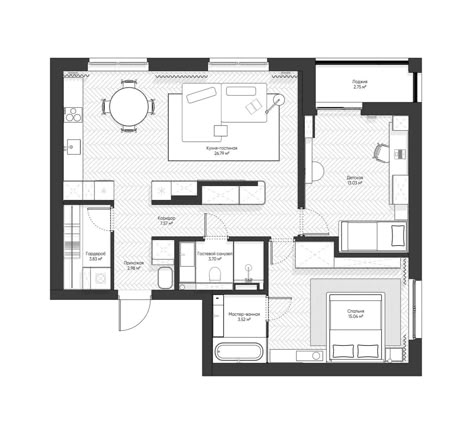
#> input picture data/planes/1.jpg, 474 x 433 px; its folder holds only this picture in this run
$ python main.py
#> lines starting #> are read from the running program, lines starting #| are printed output that depends on the picture; after the words box and inside, x2 and y2 are one past the last pixel; in counts of white or black regions, pixels touching at a corner belong together
#> in extract_walls_from_image, image is the input picture: shape (433, 474); min 0, max 255, mean 229.3
### src/tools/extract_tools.py
import json
import os.path
from pathlib import Path

import cv2
import numpy as np
from paddleocr import PaddleOCR


def preprocess_floor_plan(
        image: np.ndarray,
        kernel_size: int = 3,
) -> tuple[list, np.ndarray, np.ndarray, list]:
    """
    Классические алгоритмы для нахождения контуров стен
    :param image: Изображению
    :param kernel_size: Размер ядра для морфологических операций
    :return: Результаты обработки и изображения
    """
#> called with kernel_size = 3
    # 0. Бинаризация и инвертирование изображения для выделения контуров стен
    _, binary = cv2.threshold(image.copy(), 220, 255, cv2.THRESH_OTSU + cv2.THRESH_BINARY_INV)
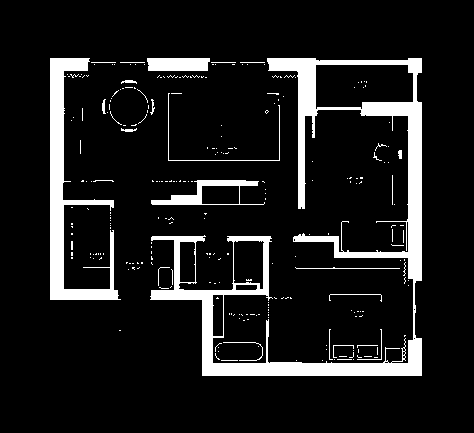
#> binary: shape (433, 474); 10.7% white; 263 white regions (239 under 20 px), largest, box (x1, y1, x2, y2) and area: (150, 58, 422, 376) 13649, (50, 58, 121, 300) 4820, (151, 180, 265, 205) 894

    # 1. Морфологические изменения для удаления тонких линий
    kernel = np.ones((kernel_size, kernel_size), np.uint8)
    processed = cv2.morphologyEx(binary, cv2.MORPH_OPEN, kernel, iterations=2)
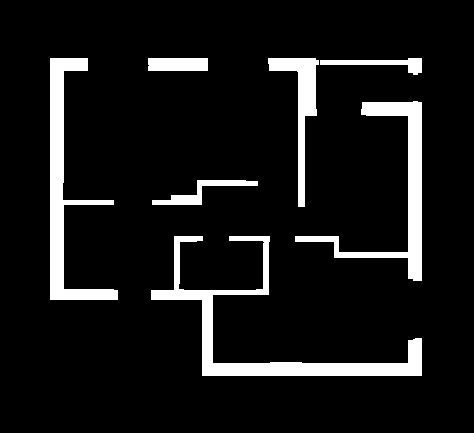
#> processed: shape (433, 474); 9% white; 7 white regions

    # 3. Находим контуры
    contours, _ = cv2.findContours(
        processed,
        cv2.RETR_LIST,
        cv2.CHAIN_APPROX_NONE
    )
#> contours = 7 contours; box (x1, y1, x2, y2) and area: (151, 236, 422, 376) 5188, (50, 58, 118, 300) 4142, (295, 101, 422, 281) 3541, (268, 58, 319, 207) 1890, (148, 58, 208, 71) 707, (152, 180, 258, 205) 676, (320, 58, 422, 75) 544

    filtered_contours = list()
    for contour in contours:
        filtered_contours.append(contour)
#> this loop made 7 passes
#> after the loop, filtered_contours has the same summary as contours

    # Дополнительно. Метод хороших углов Ши-Томаси
    corners = cv2.goodFeaturesToTrack(
        processed,
        maxCorners=100,
        qualityLevel=0.1,
        minDistance=1
    )
#> corners = 100 rows, first 8: [319, 64], [319, 60], [262, 242], [421, 375], [202, 375], [407, 362], [213, 362], [408, 340]

    return filtered_contours, binary, processed, corners


def hsv_to_bgr(
        h: int,
        s: int,
        v: int,
        h_range: int = 360,
        s_range: int = 100,
        v_range: int = 100
) -> tuple[int, int, int]:
    """
    Универсальная конвертация HSV в BGR

    :param h: значение Hue - цветовой тон
    :param s: значения Saturation - насыщенность
    :param v: значения Value - Яркость
    :param h_range: максимальное значение H (обычно 360)
    :param s_range: максимальное значение S (обычно 100)
    :param v_range: максимальное значение V (обычно 100)
    :return: кортеж (b, g, r)
    """
    # Нормализуем для OpenCV
    h_cv2 = int((h / h_range) * 180)
    s_cv2 = int((s / s_range) * 255)
    v_cv2 = int((v / v_range) * 255)

    # Конвертируем
    hsv_pixel = np.uint8([[[h_cv2, s_cv2, v_cv2]]])
    bgr_pixel = cv2.cvtColor(hsv_pixel, cv2.COLOR_HSV2BGR)

    b, g, r = bgr_pixel[0][0]
    return int(b), int(g), int(r)


def extract_walls_from_image(
        image_path: str,
        save_dir_path: str,
        ocr_flag: bool
) -> None:
    """
    Основная функция: загружает изображение, обрабатывает его и сохраняет изображения и JSON со стенами
    :param image_path: Путь к изображению плана
    :param save_dir_path: Директория для сохранения результатов
    :param ocr_flag: Флаг использования ocr
    :return:
    """
    image_name = Path(image_path).name.split(Path(image_path).suffix)[0]
    image = cv2.imread(image_path, cv2.IMREAD_GRAYSCALE)
    if image is None:
        print(f"Ошибка: не удалось загрузить изображение {image_path}")
        return None

    # 1. Находим углы и контуры
    contours, binary, processed, corners = preprocess_floor_plan(image=image)

    walls = list()
    wall_counter = 1

    # 2. Обрабатываем каждый найденный контур
    for contour in contours:
        # Аппроксимируем контур прямыми линиями (упрощаем)
        epsilon = 0.02 * cv2.arcLength(contour, True)
        approx = cv2.approxPolyDP(contour, epsilon, True)

        # Преобразуем точки контура в список вида [[x1,y1], [x2,y2], ...]
        points = approx.reshape(-1, 2).tolist()

        # Если после аппроксимации осталась хотя бы одна линия (2 точки)
        if len(points) >= 2:
            wall = {
                "id": f"w{wall_counter}",
                "points": points
            }
            walls.append(wall)
            wall_counter += 1
#> this loop made 7 passes
#> (epsilon, points) on passes 4, 6: (4.63, [[421, 72], [421, 58], [320, 60], [407, 64], [408, 72]]), (2.86, [[148, 58], [148, 70], [207, 70], [207, 58]])
#> epsilon on passes 1, 2, 3, 5, 7: 23.97, 5.11, 14.6, 7.88, 15.25
#> after the loop, wall_counter = 8; walls = 7 items

    # 3. Преобразуем изображение обратно в BGR для отрисовки найденных контуров и углов
    if len(image.shape) == 2 or image.shape[2] == 0:
        image = cv2.cvtColor(image, cv2.COLOR_GRAY2BGR)

    processed = cv2.cvtColor(processed, cv2.COLOR_GRAY2BGR)
#> processed: shape (433, 474, 3); 9% white; 7 white regions, largest, box (x1, y1, x2, y2) and area: (151, 236, 422, 376) 5784, (50, 58, 118, 300) 4523, (295, 101, 422, 281) 3905
    processed_corners = processed.copy()

    colors = {i: hsv_to_bgr(int((i + 1) * 359 / len(walls)), 80, 80) for i in range(len(walls))}
#> colors = {0: (41, 177, 204), 1: (41, 204, 90), 2: (128, 204, 41), 3: (204, 139, 41), 4: (204, 41, 84), 5: (188, 41, 204), 6: (46, 41, 204)}
    for i, wall in enumerate(walls):
        points = wall["points"]
        color = colors[i]
        for point in points:
            cv2.circle(image, (int(point[0]), int(point[1])), 5, color, -1)
            cv2.circle(processed, (int(point[0]), int(point[1])), 5, color, -1)
#> this loop made 7 passes
#> (points, color) on passes 4, 6: ([[421, 72], [421, 58], [320, 60], [407, 64], [408, 72]], (204, 139, 41)), ([[148, 58], [148, 70], [207, 70], [207, 58]], (188, 41, 204))
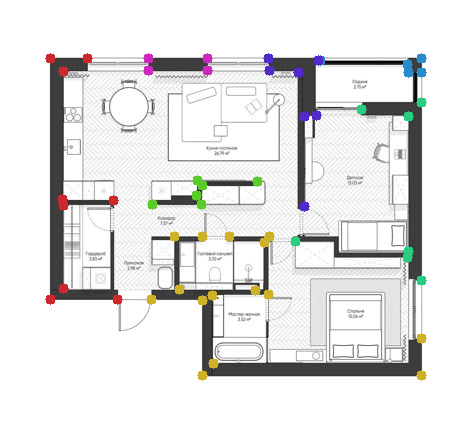
#> image: shape (433, 474, 3); 2.02% of pixels changed, all inside (x1, y1, x2, y2) = (45, 53, 427, 381)
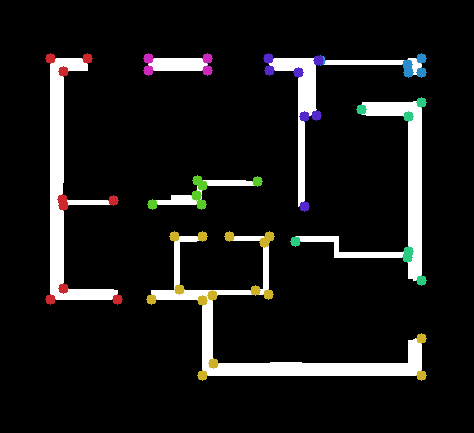
#> processed: shape (433, 474, 3); mean B, G, R 22.7, 23.2, 23.5

    if corners is not None:
        corners = np.int32(corners)
#> corners = contour of 100 points, box (x1, y1, x2, y2) (50, 58, 422, 376), area 26453
        for corner in corners:
            x, y = corner.ravel()
            cv2.circle(processed_corners, (x, y), 5, (0, 255, 0), -1)
#> this loop made 100 passes
#> (x, y) on passes 1 to 12: (319, 64), (319, 60), (262, 242), (421, 375), (202, 375), (407, 362), (213, 362), (408, 340), (421, 338), (201, 300), (151, 299), (117, 299)
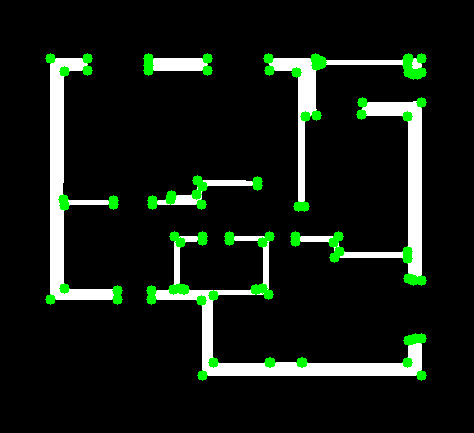
#> processed_corners: shape (433, 474, 3); mean B, G, R 19.8, 27.5, 19.8


    # 4. OCR
    res_json = dict()
    if ocr_flag:
        ocr = PaddleOCR(
            use_doc_orientation_classify=False,
            use_doc_unwarping=False,
            use_textline_orientation=True,
            lang="ru"
        )
        result_ocr = ocr.predict(
            input=image_path,

        )
        for res in result_ocr:
            res_json = res.json
            res.save_to_img(
                os.path.join(save_dir_path, f"{image_name}_ocr.jpg")
            )

    # 5. Формируем итоговой json, изображения и сохраняем
    result_image = np.hstack((image, processed, processed_corners))
    cv2.imwrite(
        os.path.join(save_dir_path, f"{image_name}_result.jpg"),
        result_image
    )
    result = {
        "meta": {"source": image_path},
        "walls": walls,
        "OCR": res_json
    }
    json_path = os.path.join(save_dir_path, f"{image_name}_result.json")
    with open(json_path, "w") as f:
        json.dump(result, f)
        print(f"Result saved to {json_path}.")
        return None

### src/main.py
import argparse
import os.path
from glob import glob
from pathlib import Path

from src.tools.extract_tools import extract_walls_from_image


def main(
        source_dir_path: str,
        save_dir_path: str,
        ocr_flag: bool = True
) -> None:
    root_path = Path(__file__).resolve(strict=True).parent.parent

    if not os.path.isabs(source_dir_path):
        source_dir_path = os.path.join(root_path, Path(source_dir_path))

    if not os.path.isabs(save_dir_path):
        save_dir_path = os.path.join(root_path, Path(save_dir_path))

    if not os.path.exists(save_dir_path):
        Path(save_dir_path).mkdir(parents=True, exist_ok=True)

    images_paths = glob(source_dir_path + "/*")
    print(f"Source directory: {source_dir_path}. Number of planes: {len(images_paths)}")

    for image_path in images_paths:
        extract_walls_from_image(
            image_path=image_path,
            save_dir_path=save_dir_path,
            ocr_flag=ocr_flag,
        )
#> (the call stopped at in extract_walls_from_image, `ocr = PaddleOCR( use_doc_orientation_classify=False, use_doc_unwarping..`: paddleocr is not available in this run)


if __name__ == '__main__':
    parser = argparse.ArgumentParser(description='Extract walls from a floor plan images.')
    parser.add_argument(
        '-d',
        '--source_directory',
        default="data/planes",
        help='Path to the dir of input floor plan images.'
    )
    parser.add_argument(
        '-s',
        '--save_directory',
        default="data/results",
        help='Path to the dir to save results.'
    )
    parser.add_argument(
        '-o',
        '--ocr',
        action=argparse.BooleanOptionalAction,
        default=True,
        help='OCR flag usage.'
    )
    args = parser.parse_args()

    main(
        source_dir_path=args.source_directory,
        ocr_flag=args.ocr,
        save_dir_path=args.save_directory
    )

    # python -m src.main

$ run again, on data/planes/2.jpg
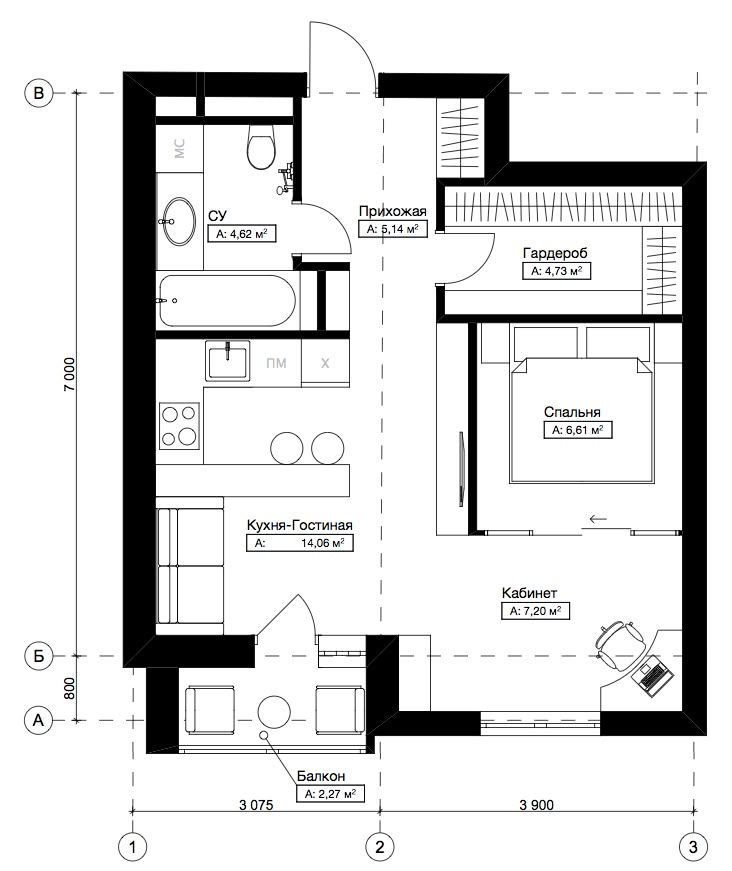
#> input picture data/planes/2.jpg, 732 x 871 px
#> binary: shape (871, 732); 14.1% white; 448 white regions (316 under 20 px), largest, box (x1, y1, x2, y2) and area: (123, 64, 707, 803) 78963, (72, 89, 86, 724) 688, (129, 799, 697, 816) 618
#> in preprocess_floor_plan, `contours, _ = cv2.findContours( processed, cv2.RETR_LIST, cv2.CHAIN_AP..`: contours = 6 contours; box (x1, y1, x2, y2) and area: (123, 72, 350, 754) 35820, (378, 73, 707, 736) 29840, (366, 635, 481, 754) 5313, (204, 96, 294, 117) 1776, (155, 96, 197, 117) 818, (645, 667, 664, 687) 226
#> the loop in preprocess_floor_plan, `for contour in contours:` made 6 passes
#> after the loop in preprocess_floor_plan, `for contour in contours:`: filtered_contours has the same summary as contours
#> in preprocess_floor_plan, `corners = cv2.goodFeaturesToTrack( processed, maxCorners=100, qualityL..`: corners = 93 rows, first 8: [374, 753], [366, 753], [178, 753], [146, 753], [375, 736], [706, 735], [600, 735], [480, 735]
#> the loop in extract_walls_from_image, `for contour in contours:` made 6 passes
#> (epsilon, points) on passes 3 to 4: (4.3, [[204, 97], [291, 96], [293, 115], [205, 116]]), (2.39, [[155, 97], [195, 96], [196, 115], [156, 116]])
#> after the loop in extract_walls_from_image, `for contour in contours:`: wall_counter = 7; walls = 6 items
#> colors = {0: (41, 199, 204), 1: (41, 204, 46), 2: (199, 204, 41), 3: (204, 46, 41), 4: (204, 41, 199), 5: (46, 41, 204)}
#> the loop in extract_walls_from_image, `for i, wall in enumerate(walls):` made 6 passes
#> after the loop in extract_walls_from_image, `for i, wall in enumerate(walls):`:
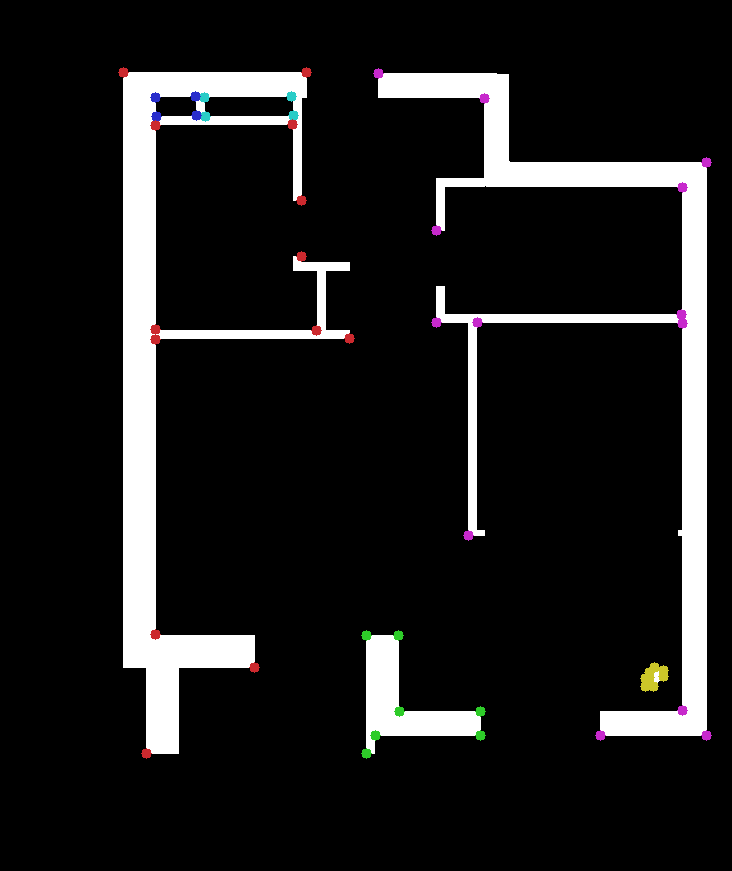
#> processed: shape (871, 732, 3); mean B, G, R 28.7, 28.6, 28.9
#> in extract_walls_from_image, `corners = np.int32(corners)`: corners = contour of 93 points, box (x1, y1, x2, y2) (123, 72, 707, 754), area 125396
#> the loop in extract_walls_from_image, `for corner in corners:` made 93 passes
#> after the loop in extract_walls_from_image, `for corner in corners:`:
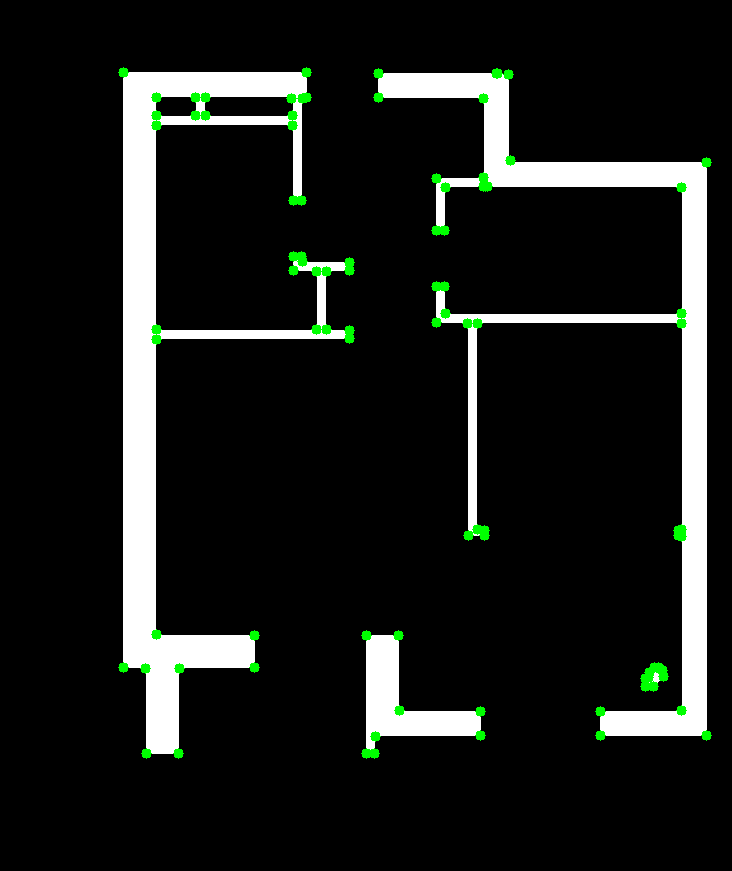
#> processed_corners: shape (871, 732, 3); mean B, G, R 27.5, 30.2, 27.5

$ run again, on data/planes/3.jpg
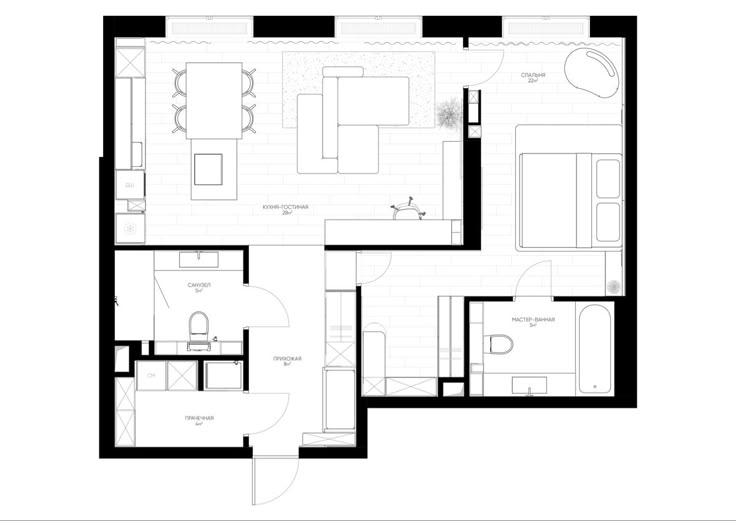
#> input picture data/planes/3.jpg, 736 x 521 px
#> in extract_walls_from_image, image is the input picture: shape (521, 736); min 0, max 255, mean 230.8
#> binary: shape (521, 736); 8.2% white; 33 white regions (27 under 20 px), largest, box (x1, y1, x2, y2) and area: (299, 16, 637, 459) 12893, (99, 16, 253, 459) 11951, (324, 88, 481, 251) 3152, (422, 16, 502, 48) 1742, (253, 16, 335, 37) 1722, (144, 173, 146, 196) 42
#> in preprocess_floor_plan, `contours, _ = cv2.findContours( processed, cv2.RETR_LIST, cv2.CHAIN_AP..`: contours = 7 contours; box (x1, y1, x2, y2) and area: (299, 16, 637, 459) 12024, (99, 16, 253, 459) 11252, (324, 88, 481, 251) 2702, (422, 16, 502, 47) 1628, (253, 16, 335, 37) 1620, (114, 345, 130, 373) 403, (442, 382, 465, 397) 306
#> the loop in preprocess_floor_plan, `for contour in contours:` made 7 passes
#> after the loop in preprocess_floor_plan, `for contour in contours:`: filtered_contours has the same summary as contours
#> in preprocess_floor_plan, `corners = cv2.goodFeaturesToTrack( processed, maxCorners=100, qualityL..`: corners = 100 rows, first 8: [299, 458], [252, 458], [299, 447], [252, 447], [355, 446], [249, 446], [242, 446], [115, 446]
#> the loop in extract_walls_from_image, `for contour in contours:` made 7 passes
#> (epsilon, points) on passes 1, 2, 3, 6: (1.39, [[442, 383], [463, 382], [464, 395], [443, 396]]), (1.63, [[115, 345], [129, 346], [128, 372], [114, 371]]), (12.68, [[467, 88], [463, 244], [325, 250], [480, 249]]), (4.04, [[253, 16], [253, 36], [334, 36], [334, 16]])
#> after the loop in extract_walls_from_image, `for contour in contours:`: wall_counter = 8; walls = 7 items
#> colors = {0: (41, 177, 204), 1: (41, 204, 90), 2: (128, 204, 41), 3: (204, 139, 41), 4: (204, 41, 84), 5: (188, 41, 204), 6: (46, 41, 204)}
#> the loop in extract_walls_from_image, `for i, wall in enumerate(walls):` made 7 passes
#> (points, color) on passes 1, 2, 3, 6: ([[442, 383], [463, 382], [464, 395], [443, 396]], (41, 177, 204)), ([[115, 345], [129, 346], [128, 372], [114, 371]], (41, 204, 90)), ([[467, 88], [463, 244], [325, 250], [480, 249]], (128, 204, 41)), ([[253, 16], [253, 36], [334, 36], [334, 16]], (188, 41, 204))
#> after the loop in extract_walls_from_image, `for i, wall in enumerate(walls):`:
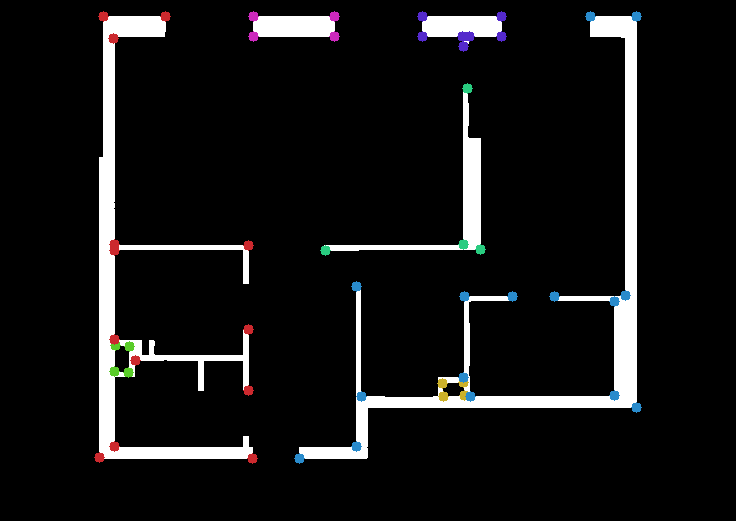
#> processed: shape (521, 736, 3); mean B, G, R 20.8, 20.5, 20.7
#> in extract_walls_from_image, `corners = np.int32(corners)`: corners = contour of 100 points, box (x1, y1, x2, y2) (99, 16, 637, 459), area 35033
#> the loop in extract_walls_from_image, `for corner in corners:` made 100 passes
#> after the loop in extract_walls_from_image, `for corner in corners:`:
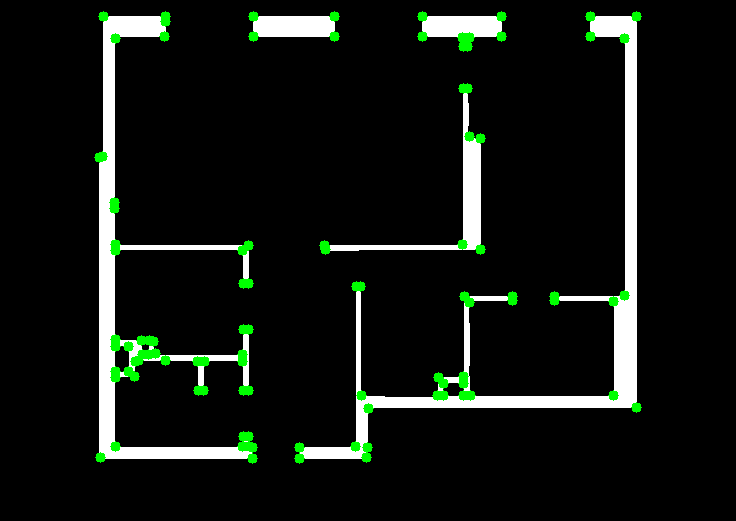
#> processed_corners: shape (521, 736, 3); mean B, G, R 18.6, 23.4, 18.6
